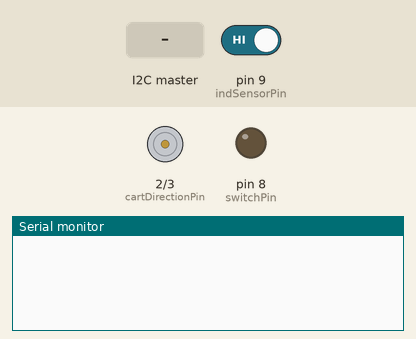
Simulated run of this sketch. Board: Arduino Uno, built with avr-gcc and run on an emulated ATmega328P. Parts: direction and speed pins drawn as motors (green arrow = direction pin HIGH = forward, orange = LOW = backward, longer = more drive), output pins drawn as LEDs (lit = HIGH), the last lines printed to the serial monitor. The inputs (shaded band) are chosen by the test bench; at power-on: pin 9 (indSensorPin) HIGH. Pins used as bus, display or sensor lines are not drawn.

Above: at 1.2 s.
1.3 s: the I2C master sends the byte 1
At 1.9 s:
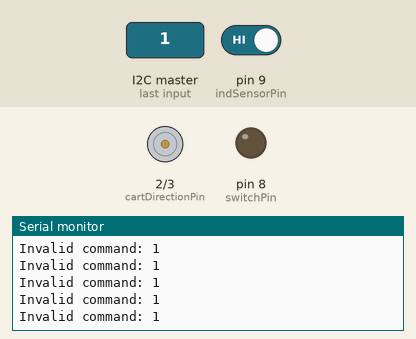
3.2 s: the I2C master sends the byte 0
At 3.7 s:
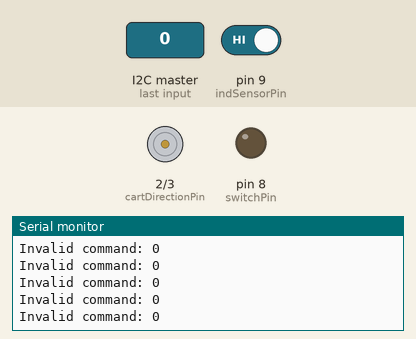
6.2 s: the I2C master sends the byte 90
At 7.0 s:
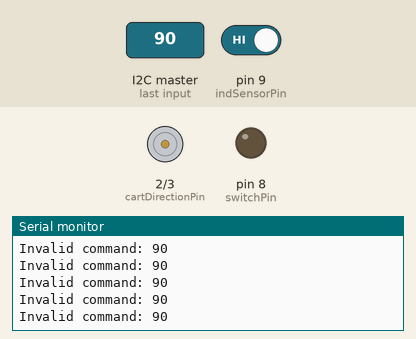
Timing chart, 0 to 9.2 s (numbered marks = the images above; inputs shaded):
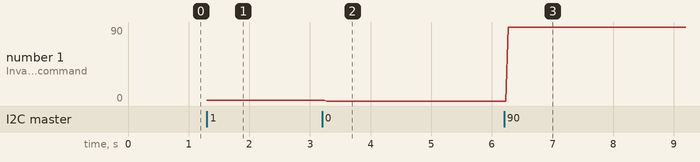

The sketch:

Full_Train_Control.ino
```cpp
#include <Wire.h>

// Ultrasonic sensor on straight track
int URead1 = A0; // Pin to read ADC value for ultrasonic sensor #1 (on straight track)
int UPower1 = 11; // Pin to power the ultrasonic sensor #1 (U1)

// Ultrasonic sensor on curved track
int URead2 = A1; // Pin to read ADC value for ultrasonic sensor #2 (on curved track)
int UPower2 = 10; // Pin to power the ultrasonic sensor #2 (U2)

// Inductive Sensor
int indSensorPin = 9; // Pin to read the inductor sensor's value

// Switch Pin
int switchPin = 8; // Pin to write to the switch

// Cart Control Pin
int cartDirectionPin = 2; // Pin that controls the speed and direction of train
int trackPWM = 3; // Pin that powers the track when set HIGH

enum Slaves {DISPENSER = 0X08, TRAIN = 0x09, ARM = 0X10};
enum Commands {NONE, CART_CONTROL, ULTRASONIC_CONTROL, IND_CONTROL, DISPENSER_CONTROL};
enum CartControl {CART_NONE, CART_GO_TO_INDUCTOR, CART_GO_TO_ULTRASONIC, TRACK_SWITCH_CURVED, TRACK_SWITCH_STRAIGHT};
enum CartSpeed {CART_STOP = 0, CART_GO = 255};
enum Sensors {NO_SENSOR, U1, U2, IND};
enum DispenserControl {STOP, DISPENSE, MOVE_UP, MOVE_DOWN};

Commands controlCommand = NONE;
CartControl cartCommand = CART_NONE;
Sensors sensor = NO_SENSOR;

int destination = 0;

void setup() {
  Wire.begin(TRAIN);
  analogWrite(trackPWM, CART_STOP);
  Wire.onReceive(receiveEvent);
  Wire.onRequest(requestEvent);
  Serial.begin(9600);
  pinMode(cartDirectionPin, OUTPUT);
  pinMode(switchPin, OUTPUT);
  pinMode(indSensorPin, INPUT);
  pinMode(UPower1, OUTPUT);
  pinMode(UPower2, OUTPUT);
  digitalWrite(UPower1, LOW);
  digitalWrite(UPower2, LOW);
  digitalWrite(cartDirectionPin, LOW); // Set direction to right

  // Find the cart and set it to the inductive sensor
  setCartToOrigin();
}

void receiveEvent() {
  while (!Wire.available());
  controlCommand = Wire.read();
  if (controlCommand == CART_CONTROL) cartCommand = Wire.read();
  else if (controlCommand == ULTRASONIC_CONTROL) {
    sensor = Wire.read();
    destination = Wire.read();
    destination = (destination << 8) | Wire.read();
  }
  else if (controlCommand == IND_CONTROL) sensor = IND;
  else Serial.println("Invalid input");
}

void requestEvent() {
  int UValue = 0;
  switch (sensor) {
    case U1:
      digitalWrite(UPower1, HIGH);
      UValue = analogRead(URead1);
      while (UValue < destination) UValue = analogRead(URead1);
      cartCommand = CART_NONE;
//      Serial.println(UValue);
      Wire.write(UValue);
      digitalWrite(UPower1, LOW);
      break;
    case U2:
      digitalWrite(UPower2, HIGH);
      UValue = analogRead(URead2);
      while (UValue < destination) UValue = analogRead(URead2);
      cartCommand = CART_NONE;
      Wire.write(UValue);
      digitalWrite(UPower2, LOW);
      break;
    case IND:
      while (!digitalRead(indSensorPin));
      Wire.write(digitalRead(indSensorPin));
      cartCommand = CART_NONE;
      break;
    default:
      Serial.print("Invalid sensor: ");
      Serial.println(sensor);
      cartCommand = CART_NONE;
      break;
  }
}

void loop() {
  switch (cartCommand) {
    case CART_NONE:
      analogWrite(trackPWM, CART_STOP);
      break;
    case CART_GO_TO_ULTRASONIC:
      digitalWrite(cartDirectionPin, HIGH);
      analogWrite(trackPWM, CART_GO);
      break;
    case CART_GO_TO_INDUCTOR:
      digitalWrite(cartDirectionPin, LOW);
      analogWrite(trackPWM, CART_GO);
      break;
    case TRACK_SWITCH_CURVED:
      digitalWrite(switchPin, HIGH);
      break;
    case TRACK_SWITCH_STRAIGHT:
      digitalWrite(switchPin, LOW);
      break;
    default:
      Serial.print("Invalid command: ");
      Serial.println(controlCommand);
      break;
  }
}
```

setCartToOrigin.ino
```cpp
void setCartToOrigin() {
  digitalWrite(UPower1, HIGH); // Turn on ultrasonic sensor #1

  if (analogRead(URead1) > 100) {
    //    Serial.println("Reading U1");
    digitalWrite(switchPin, HIGH); // Set track to curved side
    digitalWrite(cartDirectionPin, LOW); // Set cart direction to reverse
    analogWrite(trackPWM, CART_GO); // Tell cart to go
    while (!digitalRead(indSensorPin)); // While the inductive sensor is 0, do nothing
    analogWrite(trackPWM, CART_STOP); // Tell cart to stop
  }
  digitalWrite(UPower1, LOW); // Turn off ultrasonic sensor #1
  digitalWrite(UPower2, HIGH); // Turn on ultrasonic sensor #2

  if (analogRead(URead2) > 100) {
    //    Serial.println("Reading U2");
    digitalWrite(switchPin, LOW); // Set track to straight side
    digitalWrite(cartDirectionPin, LOW); // Set cart direction to reverse
    analogWrite(trackPWM, CART_GO); // Tell cart to go
    while (!digitalRead(indSensorPin)); // While the inductive sensor is 0, do nothing
    analogWrite(trackPWM, CART_STOP); // Tell cart to stop
  }

  digitalWrite(UPower2, LOW); // Turn off ultrasonic sensor #2

  if (!digitalRead(indSensorPin)) { // If cart not triggering inductive sensor
    digitalWrite(cartDirectionPin, HIGH); // Set the cart direction to forward
    analogWrite(trackPWM, HIGH); // Tell the cart to go
  }

  if (digitalRead(indSensorPin)) return; // If the cart is at the inductive sensor, exit function
  else setCartToOrigin(); // Otherwise, go through function again
}
```

Measured:
- after the input at 1.3 s, the serial monitor: prints a new line at once (image 1)
- after the input at 3.2 s, the serial monitor: prints a new line after 0.06 s (image 2)
- after the input at 6.2 s, the serial monitor: prints a new line after 0.05 s (image 3)
- plotted number 1: 1 → 0 after the input at 3.2 s, 0 → 90 after the input at 6.2 s
